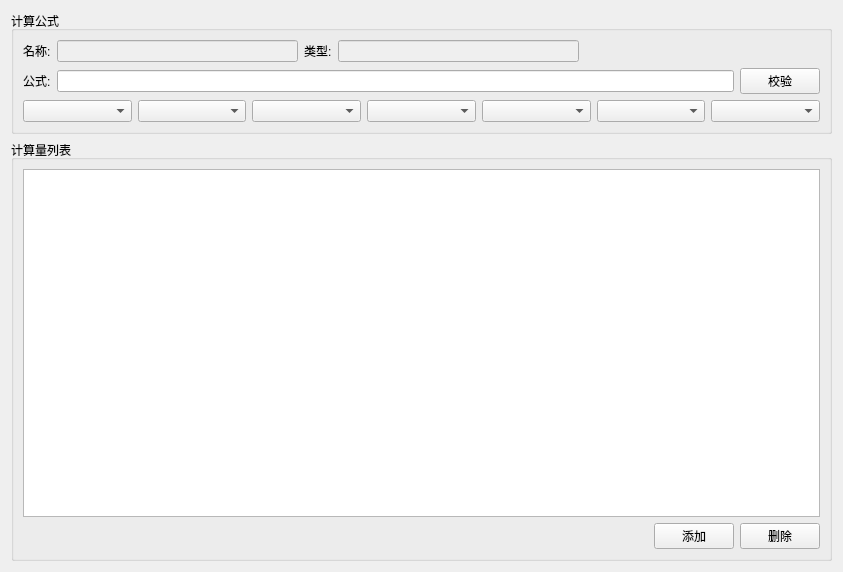
<?xml version="1.0" encoding="UTF-8"?>
<ui version="4.0">
 <class>FormulaForm</class>
 <widget class="QWidget" name="FormulaForm">
  <property name="geometry">
   <rect>
    <x>0</x>
    <y>0</y>
    <width>843</width>
    <height>572</height>
   </rect>
  </property>
  <property name="windowTitle">
   <string>Form</string>
  </property>
  <layout class="QVBoxLayout" name="verticalLayout_3">
   <item>
    <widget class="QGroupBox" name="groupBox">
     <property name="title">
      <string>计算公式</string>
     </property>
     <layout class="QVBoxLayout" name="verticalLayout">
      <item>
       <layout class="QHBoxLayout" name="horizontalLayout_4">
        <item>
         <widget class="QLabel" name="label_2">
          <property name="text">
           <string>名称:</string>
          </property>
         </widget>
        </item>
        <item>
         <widget class="QLineEdit" name="formulaNameLineEdit">
          <property name="enabled">
           <bool>false</bool>
          </property>
          <property name="text">
           <string/>
          </property>
          <property name="readOnly">
           <bool>true</bool>
          </property>
         </widget>
        </item>
        <item>
         <widget class="QLabel" name="label_3">
          <property name="text">
           <string>类型:</string>
          </property>
         </widget>
        </item>
        <item>
         <widget class="QLineEdit" name="formulaTypeLineEdit">
          <property name="enabled">
           <bool>false</bool>
          </property>
          <property name="readOnly">
           <bool>false</bool>
          </property>
         </widget>
        </item>
        <item>
         <spacer name="horizontalSpacer_2">
          <property name="orientation">
           <enum>Qt::Horizontal</enum>
          </property>
          <property name="sizeHint" stdset="0">
           <size>
            <width>108</width>
            <height>20</height>
           </size>
          </property>
         </spacer>
        </item>
       </layout>
      </item>
      <item>
       <layout class="QHBoxLayout" name="horizontalLayout">
        <item>
         <widget class="QLabel" name="label">
          <property name="text">
           <string>公式:</string>
          </property>
         </widget>
        </item>
        <item>
         <widget class="QLineEdit" name="formulaExprLineEdit">
          <property name="text">
           <string/>
          </property>
         </widget>
        </item>
        <item>
         <widget class="QPushButton" name="formulaValidatePushButton">
          <property name="text">
           <string>校验</string>
          </property>
         </widget>
        </item>
       </layout>
      </item>
      <item>
       <layout class="QHBoxLayout" name="horizontalLayout_2">
        <item>
         <widget class="QComboBox" name="variableComboBox"/>
        </item>
        <item>
         <widget class="QComboBox" name="arithmeticOpComboBox"/>
        </item>
        <item>
         <widget class="QComboBox" name="compareOpComboBox"/>
        </item>
        <item>
         <widget class="QComboBox" name="logicalOpComboBox"/>
        </item>
        <item>
         <widget class="QComboBox" name="basicFunctionComboBox"/>
        </item>
        <item>
         <widget class="QComboBox" name="trigonometricFunctionComboBox"/>
        </item>
        <item>
         <widget class="QComboBox" name="conditionJudgeComboBox"/>
        </item>
       </layout>
      </item>
     </layout>
    </widget>
   </item>
   <item>
    <widget class="QGroupBox" name="groupBox_2">
     <property name="title">
      <string>计算量列表</string>
     </property>
     <layout class="QVBoxLayout" name="verticalLayout_2">
      <item>
       <widget class="QTableView" name="tableView"/>
      </item>
      <item>
       <layout class="QHBoxLayout" name="horizontalLayout_3">
        <item>
         <spacer name="horizontalSpacer">
          <property name="orientation">
           <enum>Qt::Horizontal</enum>
          </property>
          <property name="sizeHint" stdset="0">
           <size>
            <width>40</width>
            <height>20</height>
           </size>
          </property>
         </spacer>
        </item>
        <item>
         <widget class="QPushButton" name="addCalcVariablePushButton">
          <property name="text">
           <string>添加</string>
          </property>
         </widget>
        </item>
        <item>
         <widget class="QPushButton" name="deleteCalcVariablePushButton">
          <property name="text">
           <string>删除</string>
          </property>
         </widget>
        </item>
       </layout>
      </item>
     </layout>
    </widget>
   </item>
  </layout>
 </widget>
 <resources/>
 <connections/>
</ui>
